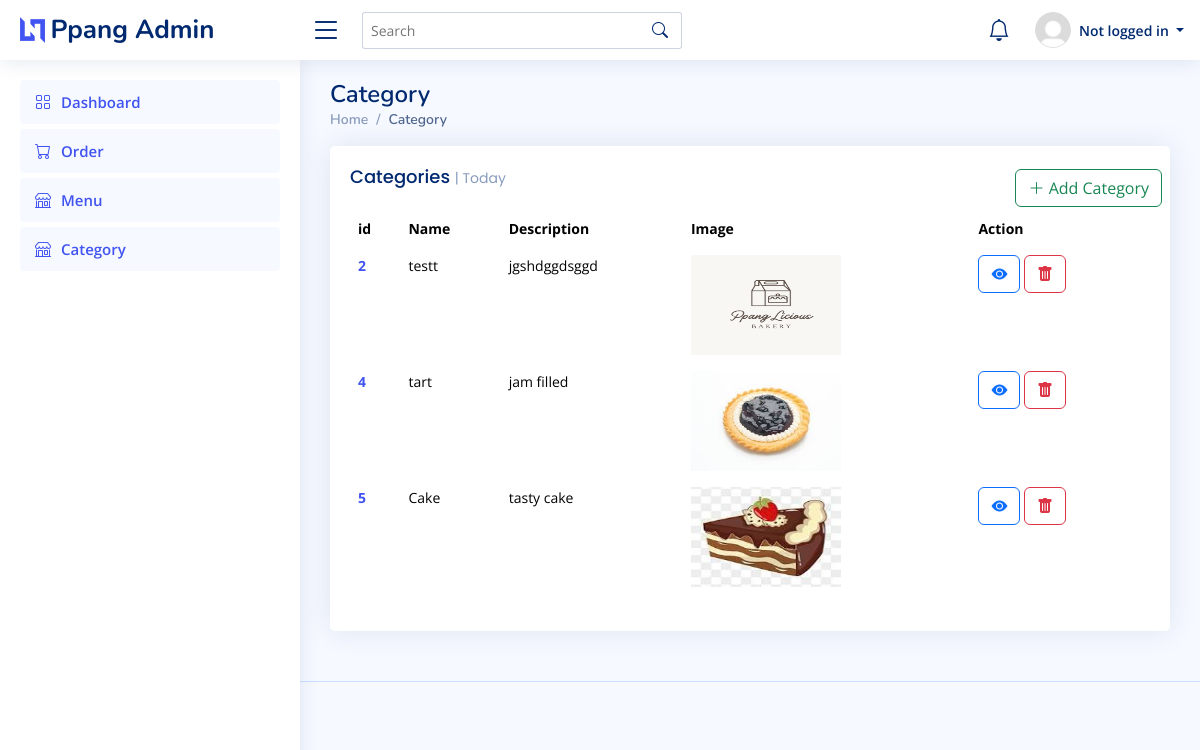
The page /category/ on the database its author committed.
### pages/models.py (models this page shows, shortened)
class Category(models.Model):
    name = models.CharField(max_length=150)
    description = models.TextField()
    image = models.ImageField(upload_to='category_images')
    created_at = models.DateTimeField(default=datetime.now())

### pages/views.py (the view)
# urls.py: path('category/',views.category),
def category(request):
    categories=Category.objects.all()
    return render(request,'category.html',{'categories':categories})

### pages/context_processors.py (called while the page is built)
def notification_processor(request):
    if request.user.is_authenticated:
        notifications = Notification.objects.filter(is_read=False).order_by('-created_at')[:6]
        return {'notifications': notifications}
    return {}

### templates/category.html (shortened to what this page needs)
{% load static %}
{% include 'header.html' %}
<main id="main" class="main">
    <div class="pagetitle">
      <h1>Category</h1>
      <nav>
        <ol class="breadcrumb">
          <li class="breadcrumb-item"><a href="/">Home</a></li>
          <li class="breadcrumb-item active">Category</li>
        </ol>
      </nav>
    </div>
    <section class="section dashboard">
      <div class="row">
        <div class="col-lg-12">
          <div class="row">
            <div class="col-12">
              <div class="card recent-sales overflow-auto">
                <div class="filter p-2">
                  <td>
                    <button type="button" class="btn btn-outline-success" data-bs-toggle="modal" data-bs-target="#addCategory">
                      <i class="bi bi-plus-lg"></i> Add Category
                    </button>
                  </td>
                </div>
                <div class="card-body">
                  <h5 class="card-title">Categories <span>| Today</span></h5>
                  <table class="table table-borderless datatable">
                    <thead>
                      <tr>
                        <th scope="col">id</th>
                        <th scope="col">Name</th>
                        <th scope="col">Description</th>
                        <th scope="col">Image</th>
                        <th scope="col">Action</th>
                      </tr>
                    </thead>
                    <tbody>
                      {% for category in categories %}
                      <tr>
                        <th scope="row"><a href="#">{{category.id}}</a></th>
                        <td>{{category.name}}</td>
                        <td>{{category.description}}</td>
                        <td><img style="height: 100px; width: 150px;" class="img-fluid img-responsive" src="{{category.image.url}}"></td>
                        <td>
                          <a class="btn btn-outline-primary" href="view-category/{{category.id}}"><i class="bi bi-eye-fill"></i></a>
                          <button type="button" class="btn btn-outline-danger" data-bs-toggle="modal" data-bs-target="#category-{{category.id}}">
                            <i class="bi bi-trash-fill"></i>
                          </button>
                        </td>
                      </tr>
                      {% endfor %}
                    </tbody>
                  </table>
                </div>
              </div>
            </div>
      </div>
    </section>
  </main>
{% include 'footer.html' %}

### static/assets/css/style.css (style rules this page uses)
:root { scroll-behavior: smooth; }
body { font-family: "Open Sans", sans-serif; background: #f6f9ff; color: #444444; }
a { color: #4154f1; text-decoration: none; }
h1, h2, h3, h4, h5, h6 { font-family: "Nunito", sans-serif; }
#main { margin-top: 60px; padding: 20px 30px; transition: all 0.3s; }
.pagetitle { margin-bottom: 10px; }
.pagetitle h1 { font-size: 24px; margin-bottom: 0; font-weight: 600; color: #012970; }
.card { margin-bottom: 30px; border: none; border-radius: 5px; box-shadow: 0px 0 30px rgba(1, 41, 112, 0.1); }
.card-title { padding: 20px 0 15px 0; font-size: 18px; font-weight: 500; color: #012970; font-family: "Poppins", sans-serif; }
.card-title span { color: #899bbd; font-size: 14px; font-weight: 400; }
.card-body { padding: 0 20px 20px 20px; }
.breadcrumb { font-size: 14px; font-family: "Nunito", sans-serif; color: #899bbd; font-weight: 600; }
.breadcrumb a { color: #899bbd; transition: 0.3s; }
.breadcrumb .breadcrumb-item::before { color: #899bbd; }
.breadcrumb .active { color: #51678f; font-weight: 600; }
@media (min-width: 1200px) { #main, #footer { margin-left: 300px; } }
.dashboard .filter { position: absolute; right: 0px; top: 15px; }
.dashboard .recent-sales { font-size: 14px; }
.dashboard .recent-sales .table thead { background: #f6f6fe; }
.dashboard .recent-sales .table thead th { border: 0; }

### rows shown on the page
Category: id "2", name "testt", description "jgshdggdsggd", image (picture)
Category: id "4", name "tart", description "jam filled", image (picture)
Category: id "5", name "Cake", description "tasty cake", image (picture)
